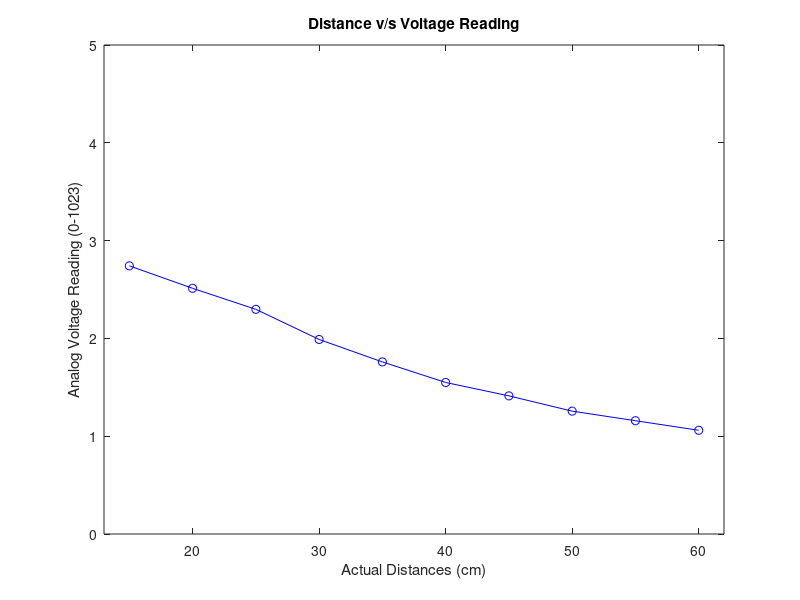

Source code (MATLAB):
%Voltage and output calculation
C = [60,55,50,45,40,35,30,25,20,15];
D = [217,237,257,289,317,360,407,470,514,561];
E = (D./1023).*5;
plot(C,E, 'bo-')
%axis([13 62 210 570])
axis([13 62 0 5])
xlabel('Actual Distances (cm)');
ylabel('Analog Voltage Reading (0-1023)');
title('Distance v/s Voltage Reading');

%Error Calculation for POE Lab 2
%{
A = [21 26 31 36 41 46 51 56];
B = [21 27 31 37 42 48 51 57];
plot(A,B, 'bo-')
axis([15 60 15 60])
xlabel('Actual Distances (cm)');
ylabel('Calculated Distances (cm)');
title('Error Plot after Calibration');
%}